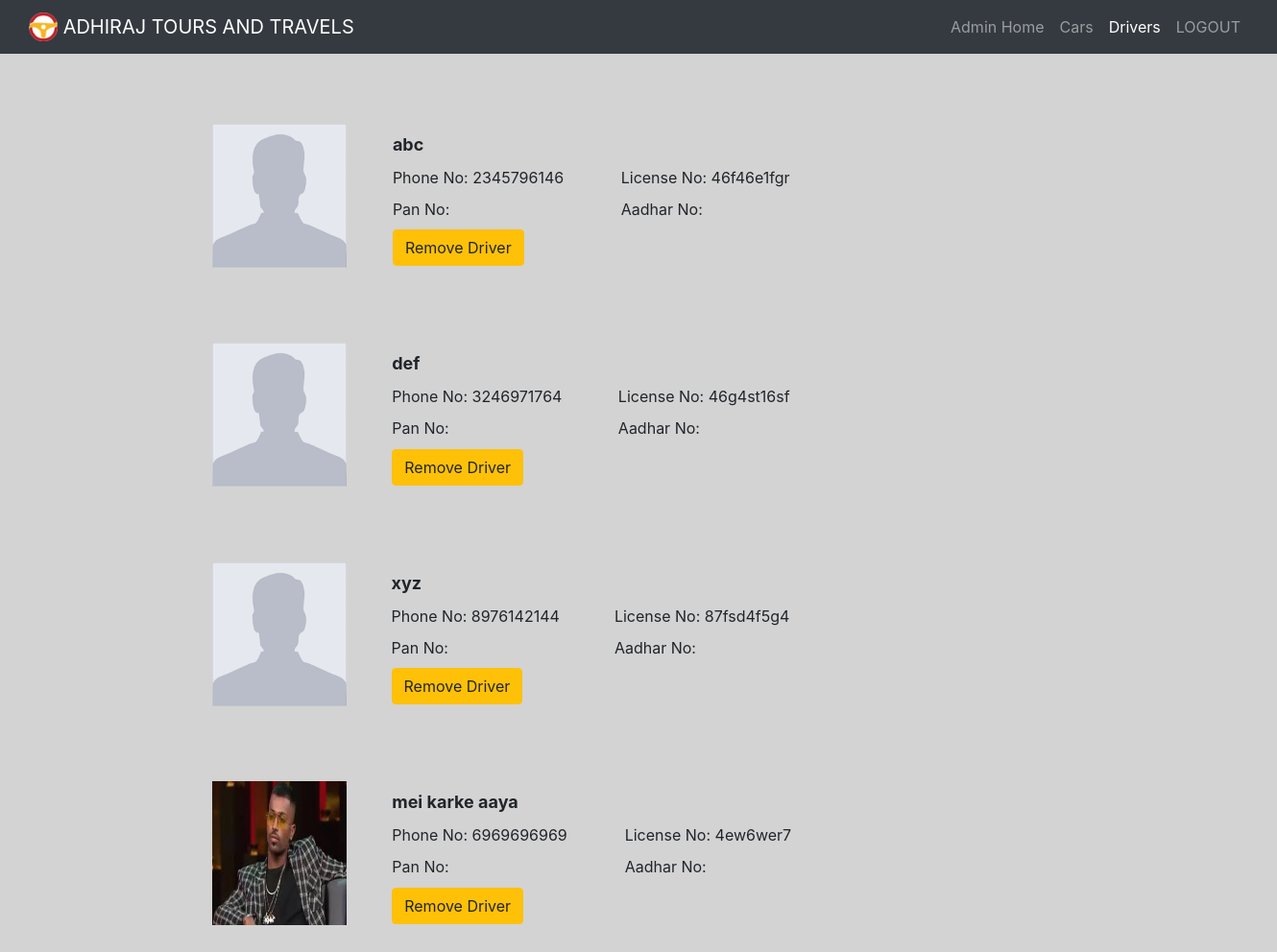
The page /drivers.php on the database its author committed.
### tables this page shows
CREATE TABLE IF NOT EXISTS `drivers` (
  `name` varchar(40) NOT NULL,
  `phone` varchar(12) NOT NULL,
  `address` varchar(80) NOT NULL,
  `license_no` varchar(20) NOT NULL,
  `pan_no` varchar(20) DEFAULT NULL,
  `aadhar_no` varchar(20) DEFAULT NULL,
  `image` varchar(200) NOT NULL DEFAULT 'driver.png',
  `start_date` varchar(40) DEFAULT NULL,
  `end_date` varchar(40) DEFAULT NULL,
  PRIMARY KEY (`license_no`)
);

### drivers.php (the view, shortened to what this page needs)
<!DOCTYPE html>
<html>
<head>
	<link rel="stylesheet" href="bootstrap-4.0.0-dist/css/bootstrap.min.css"/>
</head>
<body>
	<nav class="navbar navbar-expand-lg navbar-dark bg-dark" style="padding-left: 30px; padding-right: 30px;">
		<a class="navbar-brand" href="admin.php">
			<img src="images/logo.png" width="30" height="30" class="d-inline-block align-top" alt="">
			ADHIRAJ TOURS AND TRAVELS
		</a>
	  <div class="collapse navbar-collapse justify-content-end" id="navbarNav">
	    <ul class="navbar-nav">
	          <li class="nav-item">
	          	<a class="nav-link" href="admin.php">Admin Home</a>
	          </li>
	          <li class="nav-item">
	          	<a class="nav-link" href="admin_cars.php">Cars</a>
	          </li>
	          <li class="nav-item active">
	            <a class="nav-link" href="">Drivers<span class="sr-only">(current)</span></a>
	          </li>
	          <li class="nav-item">
	          	<a class="nav-link" href="logout.php">LOGOUT</a>
	          </li>
	    </ul>
	  </div>
	</nav>
	<?php
	    include("config.php");
	    $sql = "SELECT * FROM drivers";
		$result = mysqli_query($conn, $sql);
		if (mysqli_num_rows($result) > 0) {
			$count = 0;
		    while($row = mysqli_fetch_assoc($result)) {
		    	$name = $row['name'];
		    	$phone = $row['phone'];
		    	$license[] = $row['license_no'];
		    	$pan = $row['pan_no'];
		    	$aadhar = $row['aadhar_no'];
		    	$image_path = $row['image'];
				echo '<div class="container" style="margin-left: 15%; margin-top: 5%; margin-bottom: 5%;">'
						.'<table style="border-collapse: separate; border-spacing: 5px; width: 60%">'
						  .'<tr>'
						    ."<td rowspan='5'><img src='images/$image_path' height='150px' width='140px'></td>"
						    .'<td>'
						    	.'<tr>'
						    		.'<td colspan="2"><b><font size="+1">' .$name .'</b></td>'
						    	.'</tr>'
						    	.'<tr>'
						    		.'<td>Phone No: ' .$phone .'</td>'
						    		.'<td>License No: ' .$license[$count] .'</td>'
						    	.'</tr>'
						    	.'<tr>'
						    		.'<td>Pan No: ' .$pan .'</td>'
						    		.'<td>Aadhar No: ' .$aadhar .'</td>'
						    	.'</tr>'
						    	.'<tr>'
						    		.'<td><button type="button" class="btn btn-warning" onclick=set_lic("'.$license[$count].'")>Remove Driver</button></td>'
						    	.'</tr>'
						    .'</td>'
						  .'</tr>'
						.'</table>'
					.'</div>';
				$count++;
			}
		} else {
			echo "<h4>Currently No Drivers are Available.</h4>";
		}
	?>
</body>
</html>

### drivers.php (style rules this page uses)
body { background-color: lightgrey; }

### rows shown on the page
drivers: image (picture), name "abc", phone "2345796146", count "46f46e1fgr"
drivers: image (picture), name "def", phone "3246971764", count "46g4st16sf"
drivers: image (picture), name "xyz", phone "8976142144", count "87fsd4f5g4"
drivers: image (picture), name "mei karke aaya", phone "6969696969", count "4ew6wer7"
